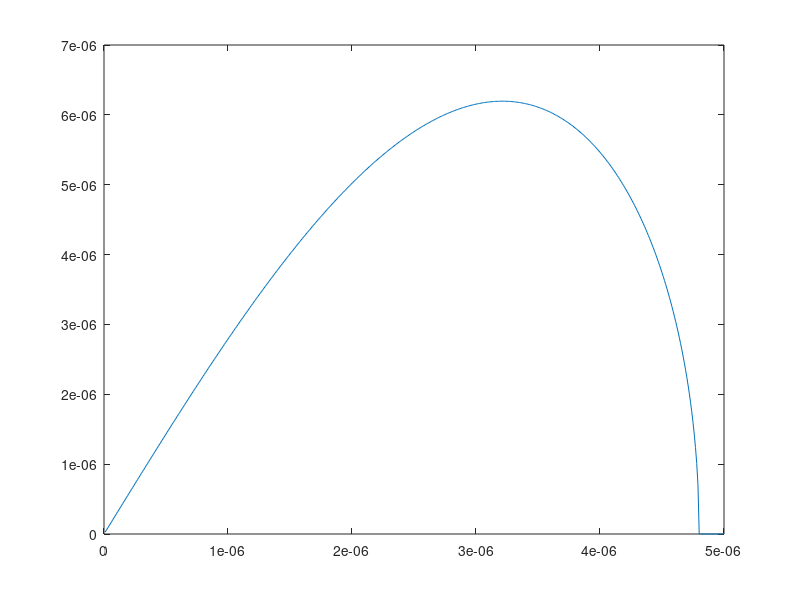

Write MATLAB code to recreate this figure.
% SCRIPT TO FIND THE EIGENVALUES REPRESENTING THE GROWTH RATE OF THE
% INSTABILITY IN THE EADY MODEL FOR THE SEMI-GEOSTROPHIC EQUATIONS
% Ax = wBx
format long
Nsq = 2.5*10^-5;
g = 10;
f = 10^-4;
theta0 = 300;
C = 3*10^-6;
H = 10^4;
k = linspace(0.01,5,500)*10^-6;
N = 100;
w = zeros(1,length(k));
z = zeros(1,N-2);
h = H/(N-1);
for j=1:N-2
    z(j) = j*h;
end
U = C*g*(z - H/2)/f/theta0;

for j=1:length(k)
    %Matrix A
    d = (2*(f^2)*theta0*k(j)/h/h + (k(j)^3)*Nsq*theta0)*U;
    dn1 = -f*f*theta0*k(j)*U(2:N-2)/(h^2) - (C*f*g*k(j)/h)*ones(1,N-3);
    d1 = (C*f*g*k(j)/h)*ones(1,N-3) - f*f*theta0*k(j)*U(1:N-3)/(h^2) ;

    A = diag(dn1,-1) + diag(d) + diag(d1,1);

    %Matrix B
    d = ((k(j)^2)*Nsq*theta0 + 2*f*f*theta0/h/h)*ones(1,N-2);
    d1 = (-f*f*theta0/h/h)*ones(1,N-3);

    B = diag(d1,-1) + diag(d) + diag(d1,1);
    [V,e] = eig(A,B,'vector');
    Eimag = imag(e);
    w(j) = max(Eimag);
end

plot(k,w)
    

